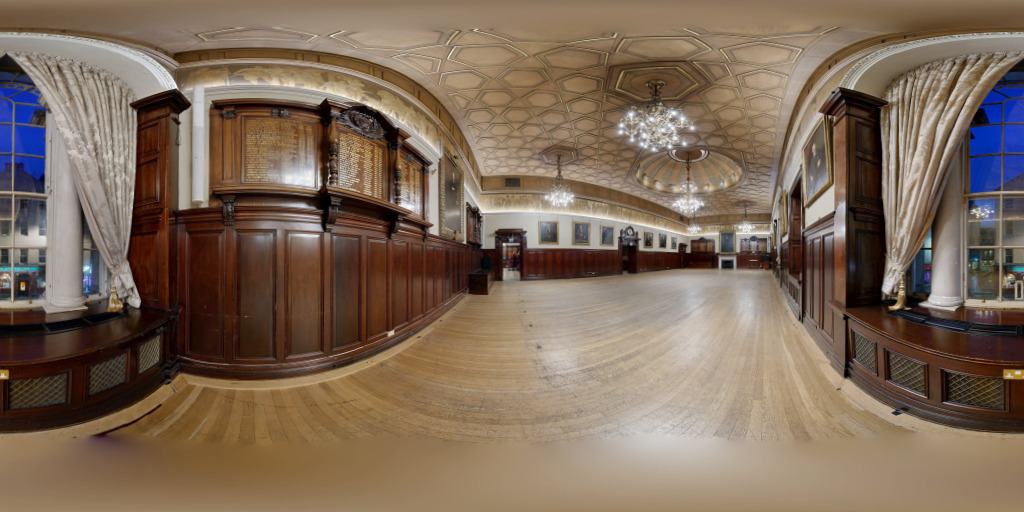
#> input picture packages/web/src/assets/experiments/grand-hall-reflections-1024.jpg, 1024 x 512 px
$ python -i audit_e57_geometry_edges.py   (imports and definitions only)
#> lines starting #> are read from the running program, lines starting #| are printed output that depends on the picture
#!/usr/bin/env python3
"""Geometry-only E57/Image2D edge-alignment primitives.

This module is intentionally independent of E57 point colour.  Its public core
accepts only organized XYZ fields and a separately decoded photograph.  It does
not open an E57 file, choose acceptance thresholds, or claim calibration.

Fixed formulas and assumptions
------------------------------

* ``range(p) = ||p||_2`` in metres, with the scan origin as the camera centre.
* The four-neighbour range signal at pixel ``i`` is
  ``max_j |log(range_i) - log(range_j)|`` for valid up/down/left/right
  neighbours.  This signal deliberately keeps large depth breaks.
* The organized grid is decimated first, anchored at row/column zero with a
  fixed stride of two.  Horizontal neighbours wrap across the panorama seam;
  vertical neighbours do not wrap.
* A neighbour ``n`` is allowed to influence the normal at centre ``i`` when
  ``||P_n-P_i|| < 0.10*range_i + 0.03 metres``.  A central normal requires all
  four gated neighbours and is
  ``normalize(cross(P_right-P_left, P_down-P_up))``.
* Normal direction is ignored.  Discontinuity is
  ``1-|dot(n_i,n_j)|``, maximized over gated four-neighbours.
* Projection is pinhole:
  ``u=cx+fx*(p dot right)/(p dot forward)`` and
  ``v=(height-cy)+fy*(p dot down)/(p dot forward)``.  Only ``0.05<depth<50``
  metres is kept.  The nearest point wins each integer pixel; source index
  breaks an exact depth tie.
* The two projected signals are independently empirical-CDF ranked over their
  positive occupied values.  Geometry strength is the larger rank.  Pixels at
  or above its 96th percentile form the geometry mask, followed by one SciPy
  default-cross dilation and an eight-pixel cleared border.
* Photo edges are luminance -> SciPy Gaussian sigma 1.2 -> Sobel magnitude.
  Positive pixels at or above the interior 90th percentile form the photo-edge
  mask; the same eight-pixel border is excluded.  Zero gradient is never an
  edge, including when the percentile itself is zero.
* Alignment is the fraction of geometry-edge pixels whose Euclidean distance
  to a photo-edge pixel is at most two pixels.

The 48 axis-aligned cube candidates remain available as diagnostics.  The
fixed v2 Skybox-name mapping is always reported as the primary candidate;
the diagnostic argmax never silently replaces it.
"""

from __future__ import annotations

import re
from collections.abc import Mapping, Sequence
from typing import Any

import numpy as np
from scipy import ndimage


RANGE_GATE_RELATIVE = 0.10
RANGE_GATE_ABSOLUTE_METRES = 0.03
MIN_VALID_RANGE_METRES = 0.20
NORMAL_EPSILON = 1.0e-8
DECIMATION_STRIDE = 2
GEOMETRY_EDGE_FRACTION = 0.04
PHOTO_EDGE_FRACTION = 0.10
PHOTO_GAUSSIAN_SIGMA = 1.2
EDGE_BORDER_PIXELS = 8
GEOMETRY_DILATION_ITERATIONS = 1
PHOTO_MATCH_RADIUS_PIXELS = 2
MIN_POSITIVE_DEPTH_METRES = 0.05
MAX_POSITIVE_DEPTH_METRES = 50.0
XYZ_GRID_FIELDS = (
    "cartesianX",
    "cartesianY",
    "cartesianZ",
    "rowIndex",
    "columnIndex",
)

AXES = {
    "+X": np.asarray([1.0, 0.0, 0.0], dtype=np.float64),
    "-X": np.asarray([-1.0, 0.0, 0.0], dtype=np.float64),
    "+Y": np.asarray([0.0, 1.0, 0.0], dtype=np.float64),
    "-Y": np.asarray([0.0, -1.0, 0.0], dtype=np.float64),
    "+Z": np.asarray([0.0, 0.0, 1.0], dtype=np.float64),
    "-Z": np.asarray([0.0, 0.0, -1.0], dtype=np.float64),
}

FIXED_V2_MAPPING = {
    "Skybox 0": "forward_+Z_right_-Y_proper",
    "Skybox 1": "forward_+X_right_-Y_proper",
    "Skybox 2": "forward_-Y_right_-X_proper",
    "Skybox 3": "forward_-X_right_+Y_proper",
    "Skybox 4": "forward_+Y_right_+X_proper",
    "Skybox 5": "forward_-Z_right_-Y_proper",
}


def cube_orientation_candidates() -> list[dict[str, Any]]:
    """Return all 24 proper and 24 mirrored axis-aligned cube bases."""

    candidates: list[dict[str, Any]] = []
    for forward_name, forward in AXES.items():
        for right_name, right in AXES.items():
            if abs(float(np.dot(forward, right))) > 1.0e-12:
                continue
            proper_down = np.cross(forward, right)
            for mirrored, down in ((False, proper_down), (True, -proper_down)):
                handedness = "mirrored" if mirrored else "proper"
                basis = np.column_stack((right, down, forward))
                determinant = float(np.linalg.det(basis))
                candidates.append(
                    {
                        "id": (
                            f"forward_{forward_name}_right_{right_name}_{handedness}"
                        ),
                        "forward": forward.copy(),
                        "right": right.copy(),
                        "down": down.copy(),
                        "mirrored": mirrored,
                        "basisDeterminant": determinant,
                    }
                )
    if len(candidates) != 48 or len({row["id"] for row in candidates}) != 48:
        raise RuntimeError("internal error constructing 48 cube candidates")
    return candidates


CANDIDATES = cube_orientation_candidates()
CANDIDATE_BY_ID = {str(candidate["id"]): candidate for candidate in CANDIDATES}


# [475 lines left out: functions _one_dimensional_array, _integer_indexes, reconstruct_organized_xyz, deterministic_decimate_grid, _four_neighbours, geometry_signals and 6 more, not called in this run]


def photo_luminance(photo: np.ndarray) -> np.ndarray:
    image = np.asarray(photo)
    if image.ndim not in (2, 3) or (image.ndim == 3 and image.shape[2] not in (3, 4)):
        raise ValueError("photo must be grayscale, RGB, or RGBA")
    if min(image.shape[:2]) < 3:
        raise ValueError("photo must be at least 3 by 3 pixels")
    if np.issubdtype(image.dtype, np.integer):
        if np.issubdtype(image.dtype, np.signedinteger) and np.any(image < 0):
            raise ValueError("integer photo samples must be non-negative")
        maximum = float(np.iinfo(image.dtype).max)
        normalized = image.astype(np.float64) / maximum
    else:
        normalized = image.astype(np.float64)
        if not np.all(np.isfinite(normalized)):
            raise ValueError("floating-point photo samples must be finite")
        if np.any(normalized < 0.0) or np.any(normalized > 1.0):
            raise ValueError("floating-point photo samples must be in [0, 1]")
    if normalized.ndim == 2:
        return normalized
    rgb = normalized[..., :3]
    return (
        0.2126 * rgb[..., 0]
        + 0.7152 * rgb[..., 1]
        + 0.0722 * rgb[..., 2]
    )


def gaussian_sobel_photo_edges(
    photo: np.ndarray,
    *,
    sigma: float = PHOTO_GAUSSIAN_SIGMA,
) -> np.ndarray:
    """Return the prototype's SciPy Gaussian/Sobel gradient magnitude."""

    if not np.isfinite(sigma) or sigma <= 0.0:
        raise ValueError("Gaussian sigma must be positive and finite")
    luminance = photo_luminance(photo)
    blurred = ndimage.gaussian_filter(luminance, sigma=sigma)
    gradient_x = ndimage.sobel(blurred, axis=1, mode="reflect") / 8.0
    gradient_y = ndimage.sobel(blurred, axis=0, mode="reflect") / 8.0
    return np.hypot(gradient_x, gradient_y)


# [153 lines left out: functions strongest_photo_edge_mask, edge_alignment_metrics, _canonical_skybox_name, compare_cube_candidates, not called in this run]

>>> import cv2
>>> picture = cv2.imread('../../packages/web/src/assets/experiments/grand-hall-reflections-1024.jpg', cv2.IMREAD_GRAYSCALE)
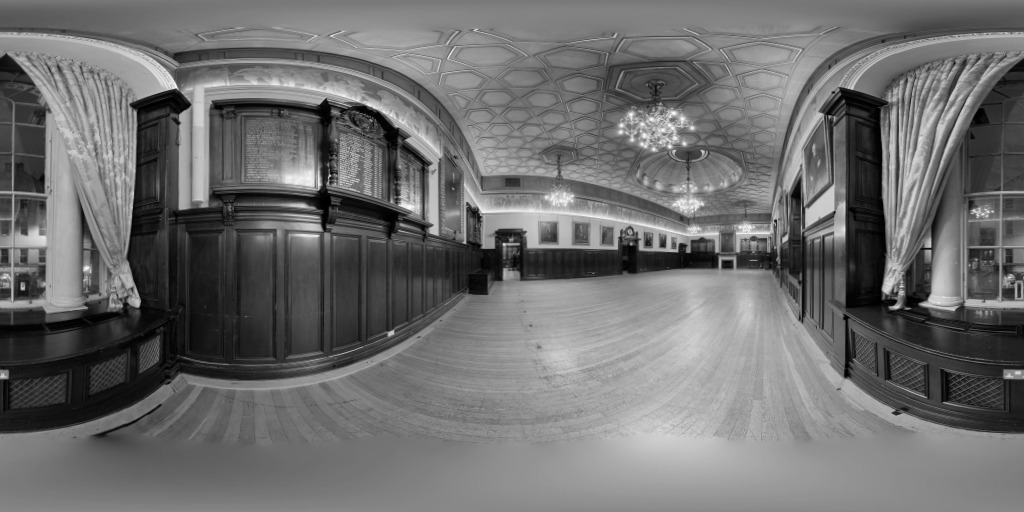
#> picture: shape (512, 1024); min 0, max 255, mean 110.1
>>> result = gaussian_sobel_photo_edges(picture)
#> in gaussian_sobel_photo_edges, `gradient_x = ndimage.sobel(blurred, axis=1, mode="reflect") / 8.0`:
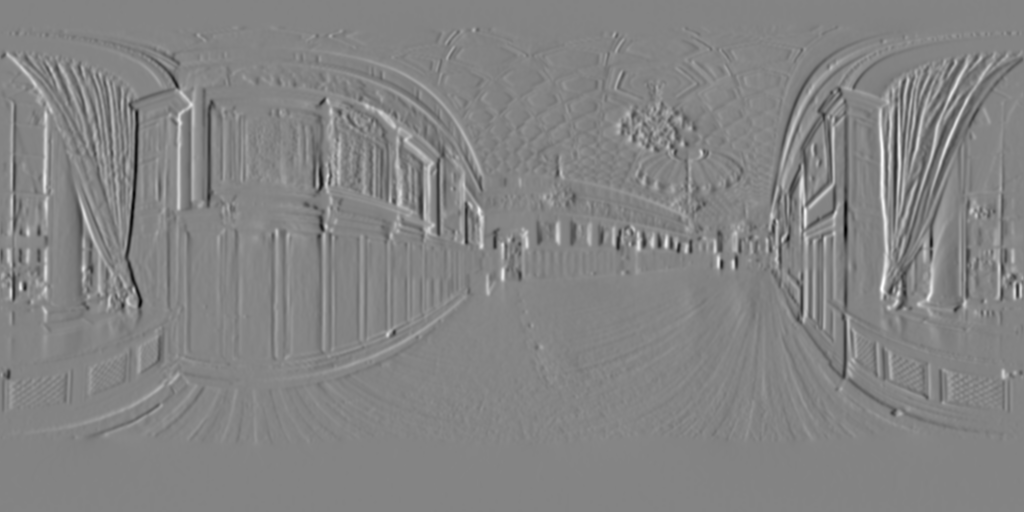
#> gradient_x: shape (512, 1024) float64; min -0.2, max 0.186, mean 9.65e-06; drawn with min black and max white
#> in gaussian_sobel_photo_edges, `gradient_y = ndimage.sobel(blurred, axis=0, mode="reflect") / 8.0`:
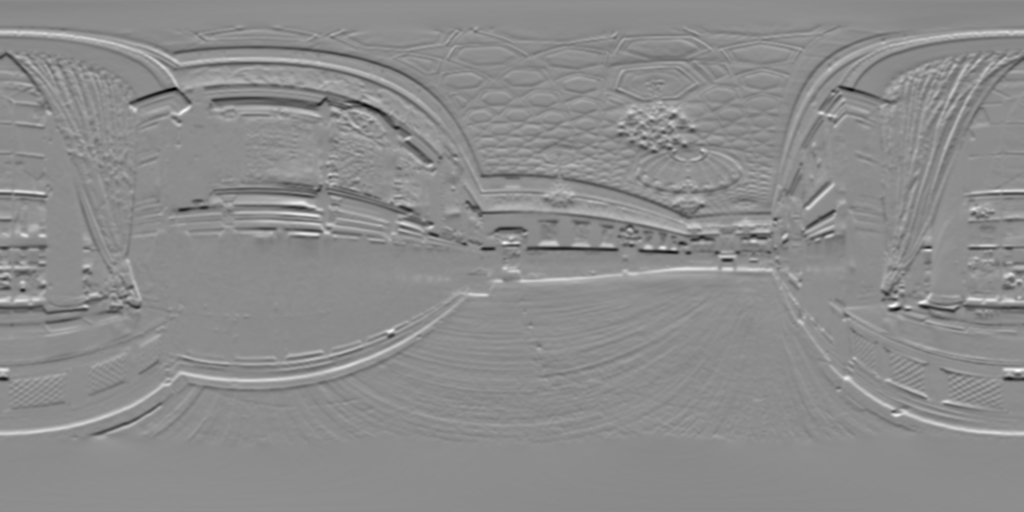
#> gradient_y: shape (512, 1024) float64; min -0.205, max 0.167, mean 0.000116; drawn with min black and max white
#> in gaussian_sobel_photo_edges, `return np.hypot(gradient_x, gradient_y)`:
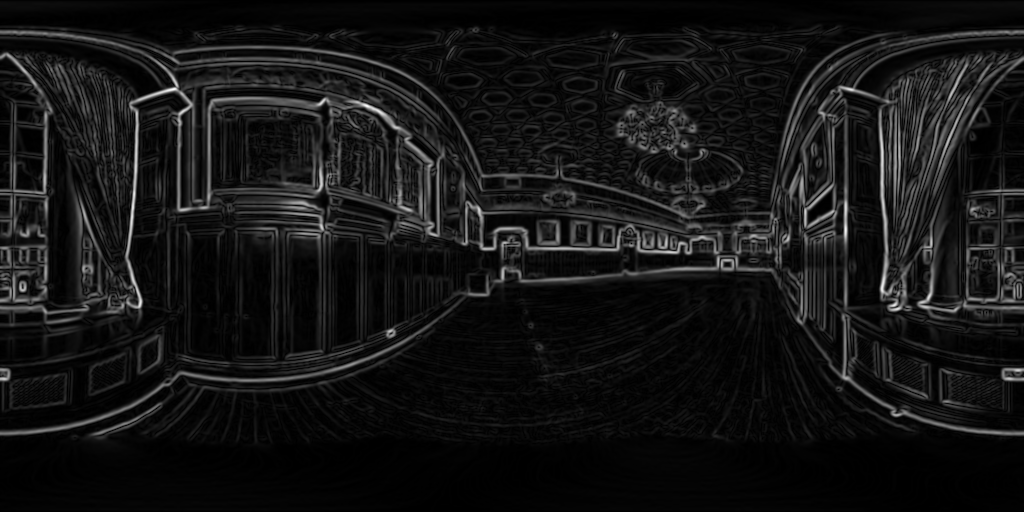
#> returned value: shape (512, 1024) float64; min 0, max 0.207, mean 0.0169; drawn with min black and max white
